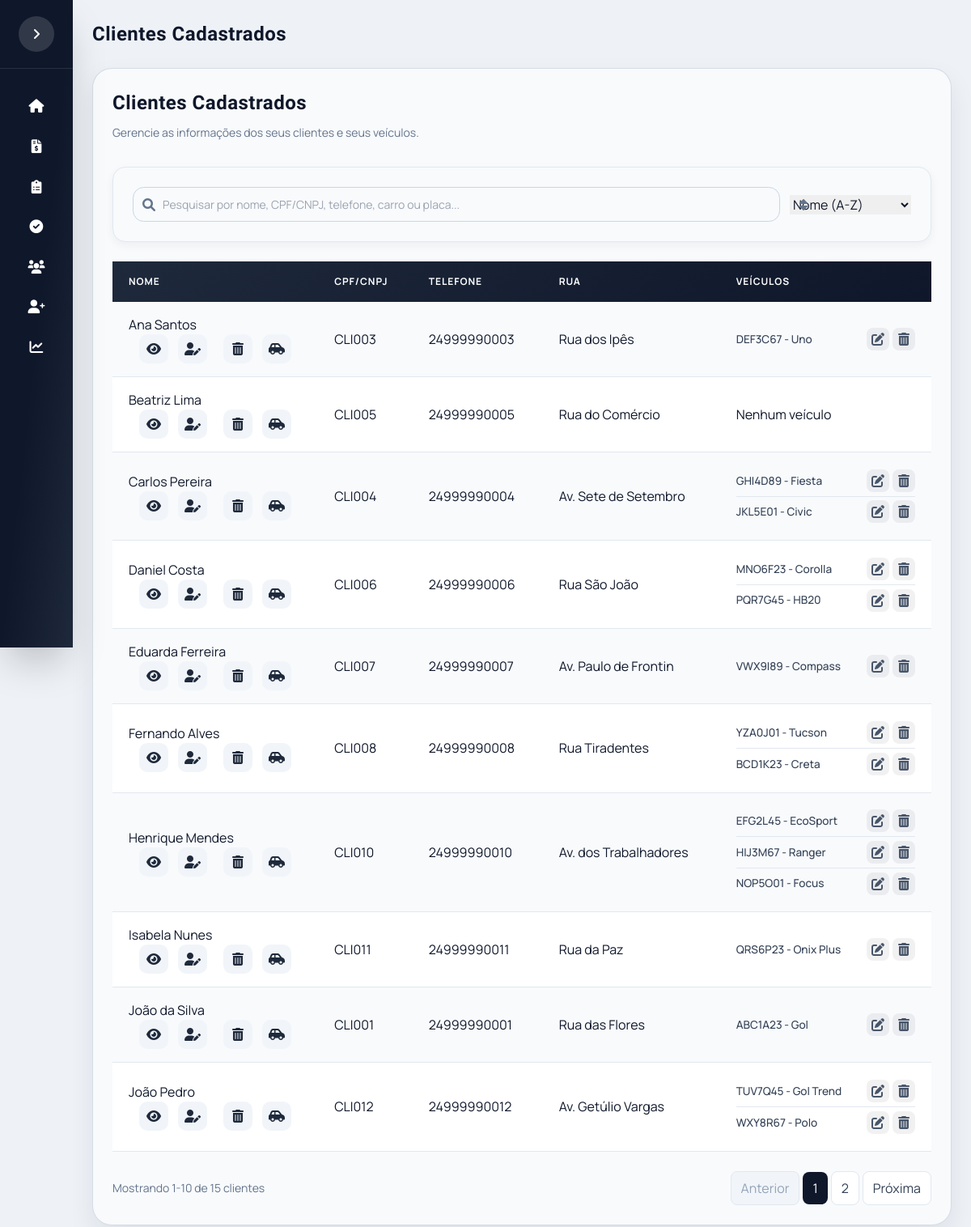
Screenshot of /clientes with the database file from the repository.
### app/models.py (models this page shows)
class Cliente(db.Model):
    __tablename__ = "clientes"
    id_cliente = db.Column(db.Integer, primary_key=True, autoincrement=True)
    cod_cliente = db.Column(db.String(20), unique=True, nullable=False)
    nome = db.Column(db.String(120), nullable=False)
    cliente_ativo = db.Column(db.Integer, default=1)
    telefones = db.relationship("TelefoneCliente", backref="cliente", lazy=True, cascade="all, delete-orphan")
    emails = db.relationship("EmailCliente", backref="cliente", lazy=True, cascade="all, delete-orphan")
    enderecos = db.relationship("EnderecoCliente", backref="cliente", lazy=True, cascade="all, delete-orphan")
    veiculos = db.relationship("Veiculo", backref="cliente", lazy=True, cascade="all, delete-orphan")

class TelefoneCliente(db.Model):
    __tablename__ = "telefones_cliente"
    id_telefone = db.Column(db.Integer, primary_key=True, autoincrement=True)
    id_cliente = db.Column(db.Integer, db.ForeignKey("clientes.id_cliente"), nullable=False)
    telefone = db.Column(db.String(20), nullable=False)

class EnderecoCliente(db.Model):
    __tablename__ = "enderecos_cliente"
    id_endereco = db.Column(db.Integer, primary_key=True, autoincrement=True)
    id_cliente = db.Column(db.Integer, db.ForeignKey("clientes.id_cliente"), nullable=False)
    rua = db.Column(db.String(150))
    numero = db.Column(db.String(10))
    bairro = db.Column(db.String(100))
    cidade = db.Column(db.String(100))
    estado = db.Column(db.String(2))
    cep = db.Column(db.String(8))
    complemento = db.Column(db.String(100))

class Veiculo(db.Model):
    __tablename__ = "veiculos"
    id_veiculo = db.Column(db.Integer, primary_key=True, autoincrement=True)
    id_cliente = db.Column(db.Integer, db.ForeignKey("clientes.id_cliente"), nullable=False)
    veiculo_ativo = db.Column(db.Integer, default=1)
    placa = db.Column(db.String(7), unique=True, nullable=False)
    marca = db.Column(db.String(50), nullable=False)
    modelo = db.Column(db.String(80), nullable=False)
    ano = db.Column(db.Integer)
    cor = db.Column(db.String(30))
    orcamentos = db.relationship("Orcamento", backref="veiculo", lazy=True)

### app/routes.py (the view)
@main.route("/clientes")
def listar_clientes():
    page = request.args.get("page", 1, type=int)
    per_page = request.args.get("per_page", 10, type=int)
    per_page = max(1, min(per_page, 10000))
    query = (
        Cliente.query
        .filter(Cliente.cliente_ativo == 1)
        .order_by(Cliente.nome.asc())
    )
    pagination = query.paginate(page=page, per_page=per_page, error_out=False)
    return render_template(
        "lista_clientes.html",
        clientes=pagination.items,
        pagination=pagination
    )

### templates/lista_clientes.html (shortened to what this page needs)
{% extends "base.html" %}
{% block page_title %}
Clientes Cadastrados
{% endblock %}
{% block content %}
<div class="table-container">
    <div class="screen-header" style="margin-bottom: 2rem;">
        <div>
            <h2 class="screen-title title-font" style="margin-bottom: 0.5rem;">Clientes Cadastrados</h2>
            <p class="screen-subtitle">Gerencie as informações dos seus clientes e seus veículos.</p>
        </div>
    </div>
    <div class="panel filter-panel" style="margin-bottom: 1.5rem; padding: 1.5rem;">
        <div class="filter-row">
            <div class="filter-search-col">
                <div class="input-icon">
                    <input
                        type="text"
                        id="filterCliente"
                        placeholder="Pesquisar por nome, CPF/CNPJ, telefone, carro ou placa..."
                        class="form-input"
                    >
                </div>
            </div>
            <div class="filter-sort-col"><div class="input-icon">
                <select id="sortSelect" class="w-full">
                    <option value="nome_asc">Nome (A-Z)</option>
                </select>
            </div></div>
        </div>
    </div>
    <table class="table-clientes">
        <thead>
            <tr>
                <th>Nome</th>
                <th>CPF/CNPJ</th>
                <th>Telefone</th>
                <th>Rua</th>
                <th>Veículos</th>
            </tr>
        </thead>
        <tbody id="tabelaClientesBody">
        {% for cliente in clientes %}
        <tr>
            <td>
                <div class="cliente-header">
                    <div class="cliente-nome">{{ cliente.nome }}</div>
                    <div class="cliente-icons">
                        <a href="{{ url_for('main.perfil_cliente', id_cliente=cliente.id_cliente) }}" class="icon-btn" data-tooltip="Ver perfil">
                            <i class="fas fa-eye"></i>
                        </a>
                        <a href="{{ url_for('main.editar_cliente', id_cliente=cliente.id_cliente) }}" class="icon-btn" data-tooltip="Editar perfil">
                            <i class="fas fa-user-edit"></i>
                        </a>
                        <button type="button" class="icon-btn" data-tooltip="Excluir perfil" onclick="openDeleteModal('cliente', '{{ cliente.nome }}', 'form-delete-cliente-{{ cliente.id_cliente }}');">
                            <i class="fas fa-trash-alt"></i>
                        </button>
                        <a href="{{ url_for('main.novo_veiculo', id_cliente=cliente.id_cliente) }}" class="icon-btn" data-tooltip="Adicionar veículo">
                            <i class="fas fa-car-side"></i>
                        </a>
                    </div>
                </div>
            </td>
            <td>{{ cliente.cod_cliente }}</td>
            <td>
                {{ cliente.telefones[0].telefone if cliente.telefones else "Não cadastrado" }}
            </td>
            <td>
                {{ cliente.enderecos[0].rua if cliente.enderecos else "Não cadastrada" }}
            </td>
            <td>
                {% if cliente.veiculos %}
                <ul class="lista-veiculos">
                    {% for veiculo in cliente.veiculos if veiculo.veiculo_ativo == 1 %}
                    <li class="veiculo-item">
                        <span class="veiculo-info">
                            {{ veiculo.placa.upper() }} - {{ veiculo.modelo }}
                        </span>
                        <div class="veiculo-acoes">
                            <a href="{{ url_for('main.editar_veiculo', id_veiculo=veiculo.id_veiculo) }}" class="icon-btn" data-tooltip="Editar veículo">
                                <i class="fas fa-edit"></i>
                            </a>
                            <button type="button" class="icon-btn" data-tooltip="Excluir veículo" onclick="openDeleteModal('veiculo', '{{ veiculo.placa.upper() }} - {{ veiculo.modelo }}', 'form-delete-veiculo-{{ veiculo.id_veiculo }}');">
                                <i class="fas fa-trash-alt"></i>
                            </button>
                        </div>
                    </li>
                    {% endfor %}
                </ul>
                {% else %}
                Nenhum veículo
                {% endif %}
            </td>
        </tr>
        {% endfor %}
        </tbody>
    </table>
</div>
{% if pagination and pagination.pages > 1 %}
<nav class="mt-6 flex items-center justify-between gap-3 flex-wrap" aria-label="Paginação">
    <div class="text-sm text-slate-500">
        {% set first_item = ((pagination.page - 1) * pagination.per_page) + 1 if pagination.total else 0 %}
        {% set last_item = (pagination.page * pagination.per_page) if (pagination.page * pagination.per_page) < pagination.total else pagination.total %}
        Mostrando {{ first_item }}-{{ last_item }} de {{ pagination.total }} clientes
    </div>
    <div class="flex items-center gap-1 flex-wrap">
        {% if pagination.has_prev %}
            <a class="px-3 py-2 rounded-lg border border-slate-200 bg-white text-slate-700 hover:bg-slate-50"
               href="{{ url_for('main.listar_clientes', page=pagination.prev_num) }}">Anterior</a>
        {% else %}
            <span class="px-3 py-2 rounded-lg border border-slate-200 bg-slate-100 text-slate-400 cursor-not-allowed">Anterior</span>
        {% endif %}
        {% for p in pagination.iter_pages(left_edge=1, right_edge=1, left_current=2, right_current=2) %}
            {% if p %}
                {% if p == pagination.page %}
                    <span class="px-3 py-2 rounded-lg bg-slate-900 text-white">{{ p }}</span>
                {% else %}
                    <a class="px-3 py-2 rounded-lg border border-slate-200 bg-white text-slate-700 hover:bg-slate-50"
                       href="{{ url_for('main.listar_clientes', page=p) }}">{{ p }}</a>
                {% endif %}
            {% else %}
                <span class="px-2 text-slate-400">…</span>
            {% endif %}
        {% endfor %}
        {% if pagination.has_next %}
            <a class="px-3 py-2 rounded-lg border border-slate-200 bg-white text-slate-700 hover:bg-slate-50"
               href="{{ url_for('main.listar_clientes', page=pagination.next_num) }}">Próxima</a>
        {% else %}
            <span class="px-3 py-2 rounded-lg border border-slate-200 bg-slate-100 text-slate-400 cursor-not-allowed">Próxima</span>
        {% endif %}
    </div>
</nav>
{% endif %}
{% endblock %}

### templates/base.html (shortened to what this page needs)
<!DOCTYPE html>
<html lang="pt-br">
<head>
    <script src="https://cdn.tailwindcss.com"></script>
    <link rel="stylesheet" href="https://cdnjs.cloudflare.com/ajax/libs/font-awesome/6.0.0-beta3/css/all.min.css">
    <link rel="stylesheet" href="{{ url_for('static', filename='css/estilo.css') }}">
</head>
<body>
<div class="app-shell">
    <aside id="sidebar" class="sidebar collapsed bg-gradient-to-br from-slate-900 via-slate-900 to-slate-800 text-white flex flex-col shadow-2xl z-10">
        <div class="sidebar-header p-5 border-b border-white/10 flex items-center justify-between gap-3">
            <button id="sidebarCollapse" type="button" class="sidebar-toggle" aria-label="Abrir menu">
                <i class="fas fa-angle-right"></i>
            </button>
        </div>
        <div class="flex-1 py-6 px-4 space-y-1 sidebar-menu">
            <a href="{{ url_for('main.home') }}" class="menu-item w-full text-left rounded-xl flex items-center gap-3 hover:bg-white/10 transition-all">
                <i class="fas fa-home w-5"></i> <span class="nav-label">Home</span>
            </a>
            <a href="{{ url_for('main.lista_orcamentos') }}" class="menu-item w-full text-left rounded-xl flex items-center gap-3 hover:bg-white/10 transition-all">
                <i class="fas fa-file-invoice-dollar w-5"></i> <span class="nav-label">Orçamentos</span>
            </a>
            <a href="{{ url_for('main.lista_pedidos') }}" class="menu-item w-full text-left rounded-xl flex items-center gap-3 hover:bg-white/10 transition-all">
                <i class="fas fa-clipboard-list w-5"></i> <span class="nav-label">Pedidos</span>
            </a>
            <a href="{{ url_for('main.pedidos_concluidos') }}" class="menu-item w-full text-left rounded-xl flex items-center gap-3 hover:bg-white/10 transition-all">
                <i class="fas fa-check-circle w-5"></i> <span class="nav-label">Concluídos</span>
            </a>
            <a href="{{ url_for('main.listar_clientes') }}" class="menu-item w-full text-left rounded-xl flex items-center gap-3 hover:bg-white/10 transition-all">
                <i class="fas fa-users w-5"></i> <span class="nav-label">Lista de Clientes</span>
            </a>
            <a href="{{ url_for('main.cadastrar_cliente') }}" class="menu-item w-full text-left rounded-xl flex items-center gap-3 hover:bg-white/10 transition-all">
                <i class="fas fa-user-plus w-5"></i> <span class="nav-label">Novo Cliente</span>
            </a>
            <a href="{{ url_for('main.dashboard') }}" class="menu-item">
                <i class="fas fa-chart-line"></i> <span class="nav-label">Dashboard</span>
            </a>
        </div>
    </aside>
    <main class="content-area">
        <div class="w-full">
            <div class="topbar">
                <div class="flex items-center gap-3">
                    <div>
                        <div id="pageTitle" class="topbar-title title-font">{% block page_title %}Sistema{% endblock %}</div>
                    </div>
                </div>
            </div>
            <div class="screen">
                {% block content %}
                {% endblock %}
            </div>
        </div>
    </main>
</div>
</body>
</html>

### templates/lista_clientes.html (style rules this page uses)
.panel { background: #f8fafc; border: 1px solid #e2e8f0; border-radius: 1rem; box-shadow: 0 4px 12px rgba(15, 23, 42, 0.05); }
.screen-header { display: flex; justify-content: space-between; align-items: center; flex-wrap: wrap; gap: 1rem; }
.screen-title { font-size: 1.5rem; font-weight: 700; color: #0f172a; }
.screen-subtitle { color: #64748b; font-size: 0.875rem; }
.filter-row { display: flex; gap: 0.75rem; align-items: center; }
.filter-search-col { flex: 1; }
.filter-sort-col { flex-shrink: 0; min-width: 150px; }

### rows the page displays
Cliente: nome "Ana Santos", cod_cliente "CLI003", telefone "24999990003", rua "Rua dos Ipês"
Veiculo: placa "DEF3C67", modelo "Uno"
Cliente: nome "Beatriz Lima", cod_cliente "CLI005", telefone "24999990005", rua "Rua do Comércio", shows "Nenhum veículo"
Cliente: nome "Carlos Pereira", cod_cliente "CLI004", telefone "24999990004", rua "Av. Sete de Setembro"
Veiculo: placa "GHI4D89", modelo "Fiesta"
Veiculo: placa "JKL5E01", modelo "Civic"
Cliente: nome "Daniel Costa", cod_cliente "CLI006", telefone "24999990006", rua "Rua São João"
Veiculo: placa "MNO6F23", modelo "Corolla"
Veiculo: placa "PQR7G45", modelo "HB20"
Cliente: nome "Eduarda Ferreira", cod_cliente "CLI007", telefone "24999990007", rua "Av. Paulo de Frontin"
Veiculo: placa "VWX9I89", modelo "Compass"
Cliente: nome "Fernando Alves", cod_cliente "CLI008", telefone "24999990008", rua "Rua Tiradentes"
Veiculo: placa "YZA0J01", modelo "Tucson"
Veiculo: placa "BCD1K23", modelo "Creta"
Cliente: nome "Henrique Mendes", cod_cliente "CLI010", telefone "24999990010", rua "Av. dos Trabalhadores"
Veiculo: placa "EFG2L45", modelo "EcoSport"
Veiculo: placa "HIJ3M67", modelo "Ranger"
Veiculo: placa "NOP5O01", modelo "Focus"
Cliente: nome "Isabela Nunes", cod_cliente "CLI011", telefone "24999990011", rua "Rua da Paz"
Veiculo: placa "QRS6P23", modelo "Onix Plus"
Cliente: nome "João Pedro", cod_cliente "CLI012", telefone "24999990012", rua "Av. Getúlio Vargas"
Veiculo: placa "TUV7Q45", modelo "Gol Trend"
Veiculo: placa "WXY8R67", modelo "Polo"
Cliente: nome "João da Silva", cod_cliente "CLI001", telefone "24999990001", rua "Rua das Flores"
Veiculo: placa "ABC1A23", modelo "Gol"

### other values shown
{{ first_item }} "1"
{{ last_item }} "10"
{{ pagination.total }} "15"
{{ p }} "1"
{{ p }} "2"
